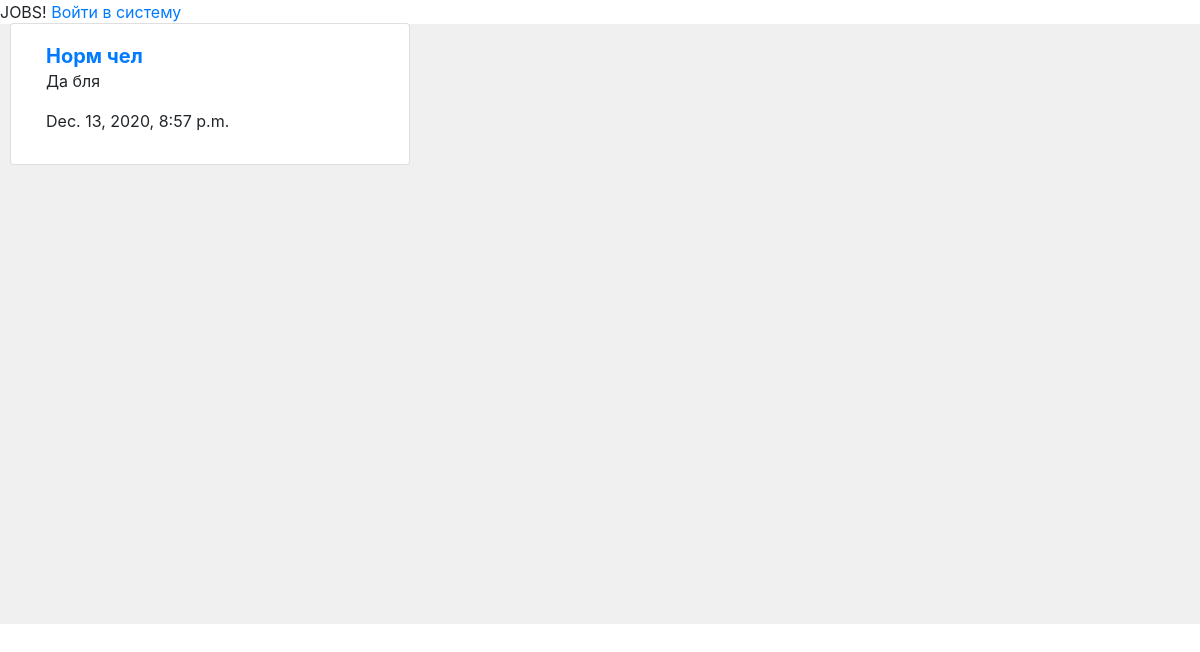
Before: /all_jobs_list/ with the older database file.
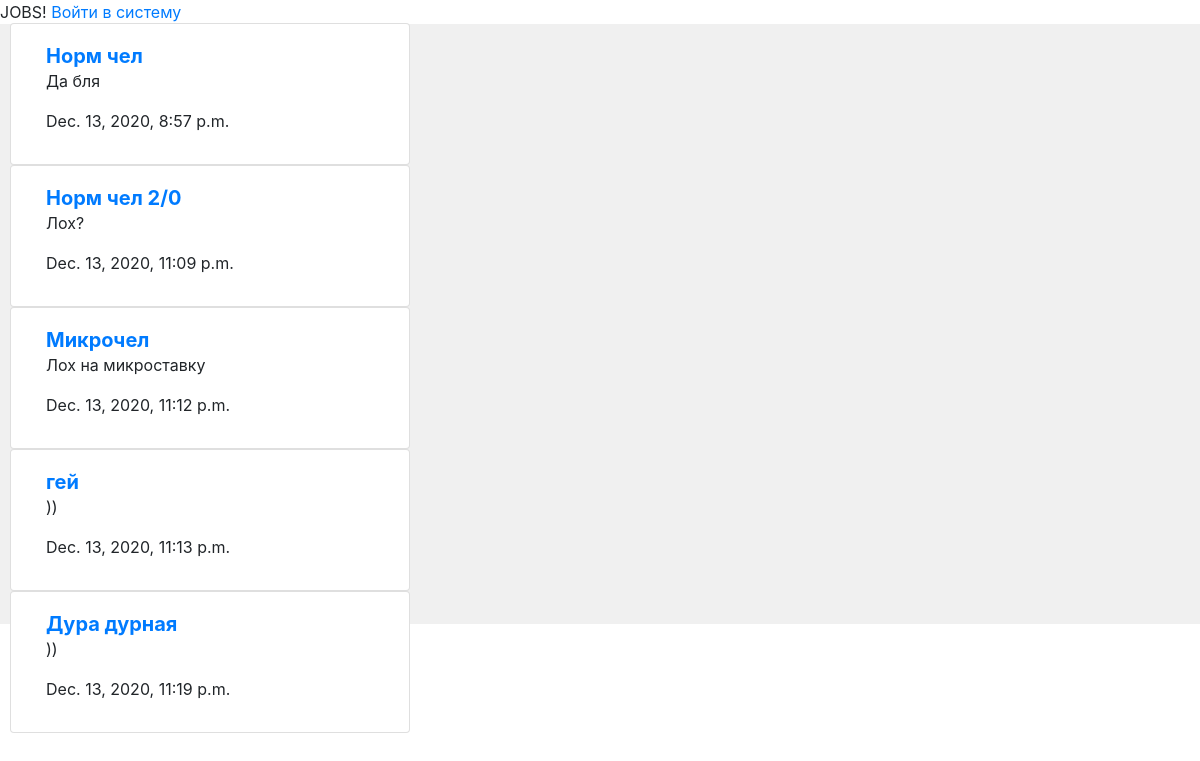
After: the same page with the newer database file.
### main_app/models.py (models this page shows, shortened)
class JobModel(models.Model):
    job_created_by = CurrentUserField(default=get_current_authenticated_user, blank=False)
    job_date = models.DateTimeField(default=datetime.now, blank=False)
    job_position = models.CharField(max_length=128, blank=False)
    job_salary = models.PositiveIntegerField(blank=False, null=False)
    about_worker = models.TextField()
    skills = models.TextField()

### main_app/views.py (the view)
# urls.py: path('all_jobs_list/', AllJobsListView.as_view(), name='all_jobs_list'),
class AllJobsListView(ListView):
    template_name = 'job/all_jobs.html'
    model = JobModel
    context_object_name = 'job_list'

### templates/job/all_jobs.html (shortened to what this page needs)
{% extends 'base.html' %}
{% load static %}
{% block content %}
  {% for job in job_list %}
        <div class="card col-lg-4" style="width: 25rem;">
          <div class="card-body">
            <h5 class="card-title">
              <strong>
                  <a href="{% url 'job_detail' job.id %}">
                {{ job.job_position }}
                  </a>
              </strong>
                <div>
                    <small>{{ job.about_worker }}</small>
                    <small>{{ job.job_date }}</small>
                </div>
            </h5>
          </div>
        </div>
  {% endfor %}
{% endblock %}

### templates/base.html (shortened to what this page needs)
{% load static %}
<!DOCTYPE html>
<html>
    <head>
    <link rel="stylesheet" href="https://stackpath.bootstrapcdn.com/bootstrap/4.1.3/css/bootstrap.min.css"
>
    </head>
<body>
    <div id="header">
        <span class="logo">JOBS!</span>
    <span class="user">
        {% if request.user.is_authenticated %}
        Привет, {{ request.user.first_name }}
            <div>
            <a href="{% url "logout" %}">Выйти из аккаунта</a>
            <a href="{% url "password_change" %}">Сменить пароль</a>
            </div>
        {% else %}
            <a href="{% url "login" %}">Войти в систему</a>
        {% endif %}
    </span>
    </div>
    <div id="content">
        <div class="layer1">
            <div class="layer2">
                {% block content %}
                {% endblock %}
            </div>
        </div>
    </div>
</body>
</html>

### templates/base.html (style rules this page uses)
.layer1 { position: relative; background: #f0f0f0; height: 600px; }
.layer2 { position: relative; bottom: 1px; left: 10px; }

Changed rows visible on the page:
added JobModel: job_position "Норм чел 2/0", about_worker "Лох?", job_date "Dec. 13, 2020, 11:09 p.m."
added JobModel: job_position "Микрочел", about_worker "Лох на микроставку", job_date "Dec. 13, 2020, 11:12 p.m."
added JobModel: job_position "гей", about_worker "))", job_date "Dec. 13, 2020, 11:13 p.m."
added JobModel: job_position "Дура дурная", about_worker "))", job_date "Dec. 13, 2020, 11:19 p.m."
